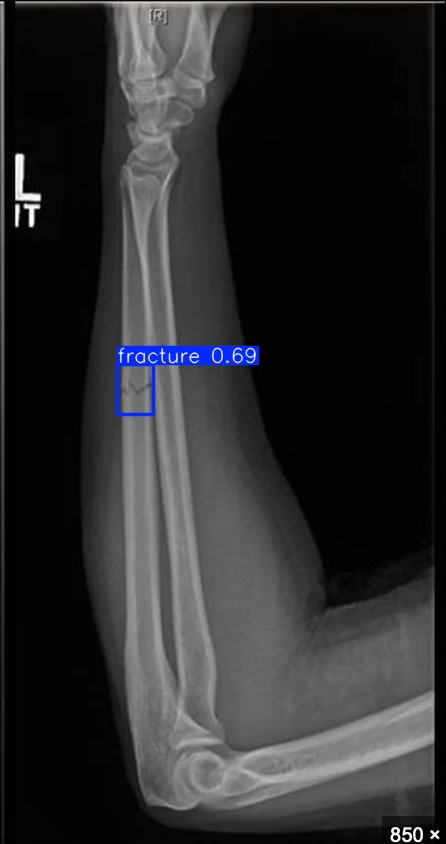
#> input picture runs/detect/runs/inference/test.jpg, 446 x 844 px
$ python -i prep_data.py   (imports and definitions only)
#> lines starting #> are read from the running program, lines starting #| are printed output that depends on the picture
"""Build the leakage-free detection benchmark from two public Kaggle datasets.

Sources
  bone       pkdarabi/bone-fracture-detection-computer-vision-project (Roboflow "Bone Fracture
             Detection" v4, YOLO format, 7 fracture classes -> 1)
  fracatlas  tommyngx/fracatlas (original FracAtlas: 717 fractured images with YOLO boxes; an
             equal-size random sample of non-fractured images is kept as backgrounds)

Why not reuse the sources' own splits: the Roboflow export ships several augmented copies of
the same radiograph (`image1_1015_png.rf.<hash>.jpg`), sometimes inside the same test split.
Images are grouped instead, and whole groups are assigned to one split:
  1. same Roboflow source stem (text before `.rf.`), and
  2. near-duplicate pixels: 64-bit pHash under all 8 flips/rotations (Hamming <= 10),
     confirmed by normalised cross-correlation >= 0.92 on 64x64 thumbnails.
Val/test keep one image per group so a radiograph is never scored twice; train keeps all.
Split 70/15/15 by group, stratified by source and by whether the image has boxes.

Output (/kaggle/working/det_bench or OUT_DIR): {train,val,test}/{images,labels}, data.yaml,
coco_val.json, coco_test.json, split_manifest.csv, prep_report.json.
"""
import csv
import json
import os
import shutil
from collections import Counter, defaultdict
from pathlib import Path

import numpy as np
from PIL import Image

# bench_common is pasted above this line on Kaggle
try:
    from bench_common import (SEED, IMG_EXTS, find_dir, parse_yolo_label, build_coco_gt)
except ImportError:
    pass

INPUT_ROOT = Path(os.environ.get('INPUT_ROOT', '/kaggle/input'))
OUT_DIR = Path(os.environ.get('OUT_DIR', '/kaggle/working/det_bench'))
SPLIT_FRACTIONS = {'test': 0.15, 'val': 0.15}          # rest is train
HAMMING_MAX = 10
NCC_MIN = 0.92


# ----------------------------------------------------------------------------- listing
# [32 lines left out: functions list_bone, list_fracatlas, not called in this run]


# ----------------------------------------------------------------------------- hashing
def _dct_matrix(n):
    k = np.arange(n)[:, None]; i = np.arange(n)[None, :]
    m = np.cos(np.pi * (2 * i + 1) * k / (2 * n)) * np.sqrt(2 / n)
    m[0] /= np.sqrt(2)
    return m


_D32 = _dct_matrix(32)
_BITS = (1 << np.arange(64, dtype=np.uint64)).astype(np.uint64)


def _phash(a32):
    low = (_D32 @ a32 @ _D32.T)[:8, :8].flatten()
    bits = low > np.median(low[1:])
    return np.uint64(np.sum(_BITS[bits], dtype=np.uint64))


def _variants(a):
    out = []
    for flip in (False, True):
        b = np.fliplr(a) if flip else a
        for k in range(4):
            out.append(np.rot90(b, k))
    return out


def fingerprint(path):
    with Image.open(path) as im:
#> im is the input picture: PIL image 446x844 RGB; mean R, G, B 43.4, 43.6, 45.1
        g = im.convert('L')
        a32 = np.asarray(g.resize((32, 32), Image.BILINEAR), dtype=np.float64)
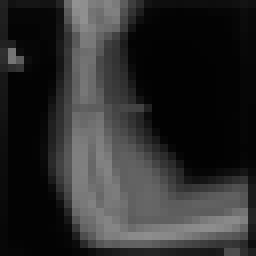
#> a32: shape (32, 32) float64 (shown 8 times larger); min 2, max 146, mean 43.6
        a64 = np.asarray(g.resize((64, 64), Image.BILINEAR), dtype=np.float32)
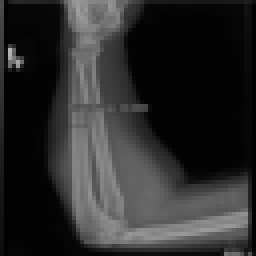
#> a64: shape (64, 64) float32 (shown 4 times larger); min 0, max 181, mean 43.7
        size = im.size
#> size = (446, 844)
    hashes = np.array([_phash(v) for v in _variants(a32)], dtype=np.uint64)
#> the loop in _variants, `for flip in (False, True):` made 2 passes
#> pass 2, in _variants, `b = np.fliplr(a) if flip else a`:
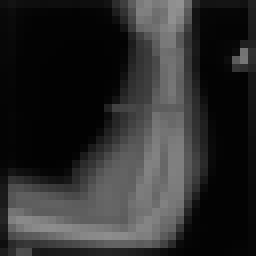
#> b: shape (32, 32) float64 (shown 8 times larger); min 2, max 146, mean 43.6
#> after the loop in _variants, `for flip in (False, True):`: out = 8 items
#> in _phash, `low = (_D32 @ a32 @ _D32.T)[:8, :8].flatten()`: low = 64 values, max 1395.2 at index 0, min -746.2 at index 2, mean 13.13
#> hashes = [11644796888745338611, 13117675499239679149, 17595832817505743705, 261505610802852103, 10029669994584329305, 16792699654596090797, 6778583821290674675, 13592412293348199943]
    t = a64 - a64.mean()
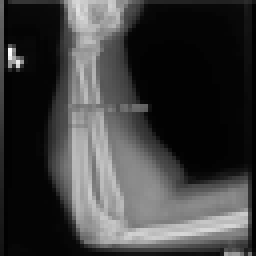
#> t: shape (64, 64) float32 (shown 4 times larger); min -43.67, max 137.3, mean 0; drawn with min black and max white
    t /= (np.linalg.norm(t) + 1e-6)
    return hashes, t, size


# [5 lines left out: function popcount64, not called in this run]


class DSU:
    def __init__(self, n): self.p = list(range(n))
    # [4 lines left out: function find, not called in this run]
    def union(self, a, b): self.p[self.find(a)] = self.find(b)


# ----------------------------------------------------------------------------- main
# [134 lines left out: function main, not called in this run]


# [2 lines not run here, left out]

>>> result = fingerprint('../../../../runs/detect/runs/inference/test.jpg')
